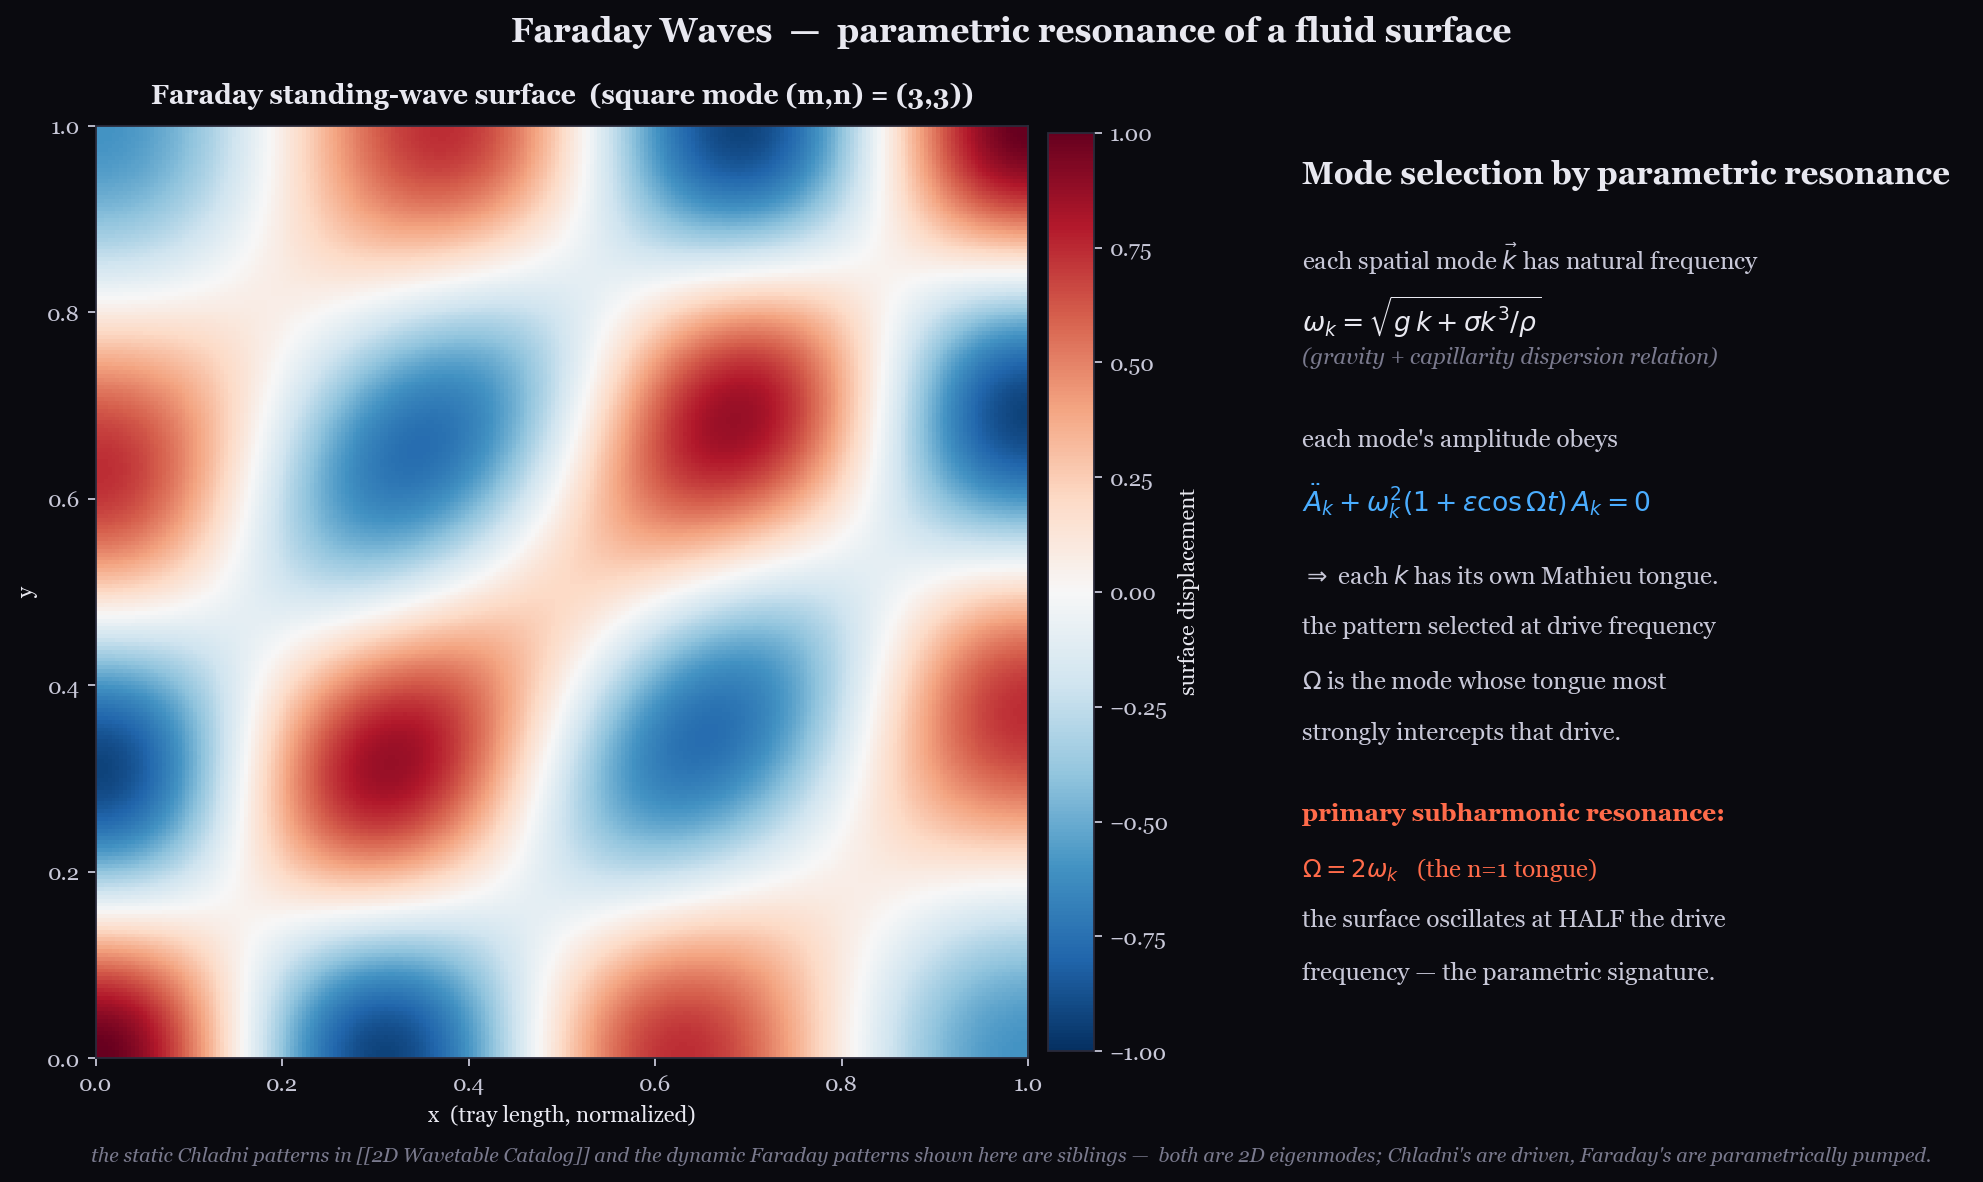

Write Python code to recreate this figure.
"""
14_faraday_wave_pattern.py — generate static/14_faraday_wave_pattern.png.

Teaching purpose: Faraday waves. Vertically vibrate a tray of liquid;
above a critical drive amplitude, standing waves spontaneously appear
on the surface. The pattern selected — squares, hexagons, stripes,
spirals — depends on which spatial Fourier mode's Mathieu tongue most
strongly intercepts the drive.

The mathematical link: each spatial Fourier mode k of the surface
satisfies a Mathieu-like equation in time, with natural frequency
omega_k set by gravity + capillarity (the Kelvin dispersion relation),
and parametric pumping at the drive frequency Omega. The mode's
amplitude grows when Omega is in that mode's tongue; the pattern is
the dominant mode that has built up.

For this image we just SHOW one such pattern — a square standing wave
on a square domain — and label which Mathieu tongue selects it. We
don't simulate the full nonlinear pattern dynamics; this is the
illustration of the mode shape.

Cross-link in the caption: the static Chladni patterns in the
[[2D Wavetable Catalog]] and the dynamic Faraday patterns are siblings
— both are eigenmodes of a 2D wave operator, the difference being that
Chladni's are *driven* eigenmodes of a constrained plate, while Faraday's
are *parametrically pumped* eigenmodes of a free surface.
"""

import sys, os
sys.path.insert(0, os.path.join(os.path.dirname(__file__), "..", "python"))

import numpy as np
import matplotlib.pyplot as plt
from mathieu_core import PALETTE, apply_dark_style


def main(out_png):
    apply_dark_style(plt)

    # Square standing wave: psi(x, y, t) = cos(k_x * x) cos(k_y * y) cos(omega t/2)
    # with k_x = k_y = pi (one full wavelength across the domain).
    N = 240
    xx = np.linspace(0, 1, N)
    yy = np.linspace(0, 1, N)
    X, Y = np.meshgrid(xx, yy)
    # Mode (m, n) = (3, 3) — gives a clear 3x3 square pattern.
    m, n = 3, 3
    surface = np.cos(m * np.pi * X) * np.cos(n * np.pi * Y)
    # Slight tilt to evoke "wave" rather than "checkerboard".
    surface = 0.8 * surface + 0.2 * np.cos((m+1) * np.pi * X) * np.cos((n+1) * np.pi * Y)

    fig = plt.figure(figsize=(13, 7.5), dpi=160)
    gs = fig.add_gridspec(1, 2, width_ratios=[1.5, 1.0], wspace=0.25,
                          left=0.06, right=0.96, top=0.90, bottom=0.10)

    ax = fig.add_subplot(gs[0, 0])
    im = ax.imshow(surface, origin='lower', extent=[0, 1, 0, 1],
                   cmap='RdBu_r', vmin=-1, vmax=1)
    ax.set_title("Faraday standing-wave surface  (square mode (m,n) = (3,3))",
                 fontsize=12, fontweight='bold', pad=10)
    ax.set_xlabel("x  (tray length, normalized)", fontsize=10)
    ax.set_ylabel("y", fontsize=10)
    fig.colorbar(im, ax=ax, fraction=0.046, pad=0.02,
                 label="surface displacement")

    # Annotation panel on the right — explanatory text + tongue diagram sketch.
    ax2 = fig.add_subplot(gs[0, 1])
    ax2.axis('off')

    # Each row: (text, color, fontsize, weight, style).
    txt = [
        ("Mode selection by parametric resonance",
         PALETTE["text_bright"], 14, 'bold', 'normal'),
        ("", PALETTE["text"], 11, 'normal', 'normal'),
        (r"each spatial mode $\vec{k}$ has natural frequency",
         PALETTE["text"], 11, 'normal', 'normal'),
        (r"$\omega_k = \sqrt{g\,k + \sigma k^3 / \rho}$",
         PALETTE["text_bright"], 12, 'normal', 'normal'),
        (r"(gravity + capillarity dispersion relation)",
         PALETTE["text_dim"], 10, 'normal', 'italic'),
        ("", PALETTE["text"], 11, 'normal', 'normal'),
        ("each mode's amplitude obeys", PALETTE["text"], 11, 'normal', 'normal'),
        (r"$\ddot{A}_k + \omega_k^2 (1 + \epsilon \cos\Omega t)\, A_k = 0$",
         PALETTE["multiplier"], 12, 'normal', 'normal'),
        ("", PALETTE["text"], 11, 'normal', 'normal'),
        (r"$\Rightarrow$ each $k$ has its own Mathieu tongue.",
         PALETTE["text"], 11, 'normal', 'normal'),
        ("the pattern selected at drive frequency", PALETTE["text"], 11, 'normal', 'normal'),
        (r"$\Omega$ is the mode whose tongue most",
         PALETTE["text"], 11, 'normal', 'normal'),
        ("strongly intercepts that drive.", PALETTE["text"], 11, 'normal', 'normal'),
        ("", PALETTE["text"], 11, 'normal', 'normal'),
        ("primary subharmonic resonance:", PALETTE["unstable"], 11, 'bold', 'normal'),
        (r"$\Omega = 2 \omega_k\;\;$ (the n=1 tongue)",
         PALETTE["unstable"], 11, 'normal', 'normal'),
        ("the surface oscillates at HALF the drive", PALETTE["text"], 11, 'normal', 'normal'),
        ("frequency — the parametric signature.", PALETTE["text"], 11, 'normal', 'normal'),
    ]
    y = 0.95
    for text, color, sz, weight, style in txt:
        ax2.text(0.0, y, text, transform=ax2.transAxes, color=color,
                 fontsize=sz, fontweight=weight, fontstyle=style, va='top')
        y -= 0.055 if text else 0.03

    fig.suptitle("Faraday Waves  —  parametric resonance of a fluid surface",
                 fontsize=15, fontweight='bold', y=0.98)

    # Caption with cross-links.
    fig.text(0.5, 0.025,
             "the static Chladni patterns in [[2D Wavetable Catalog]] and the dynamic "
             "Faraday patterns shown here are siblings —  "
             "both are 2D eigenmodes; Chladni's are driven, Faraday's are parametrically pumped.",
             ha='center', color=PALETTE["text_dim"], fontsize=9,
             style='italic')

    fig.savefig(out_png, dpi=160, bbox_inches='tight',
                facecolor=PALETTE["bg"])
    print(f"wrote {out_png}")


if __name__ == "__main__":
    main(os.path.join(os.path.dirname(__file__),
                      "14_faraday_wave_pattern.png"))
